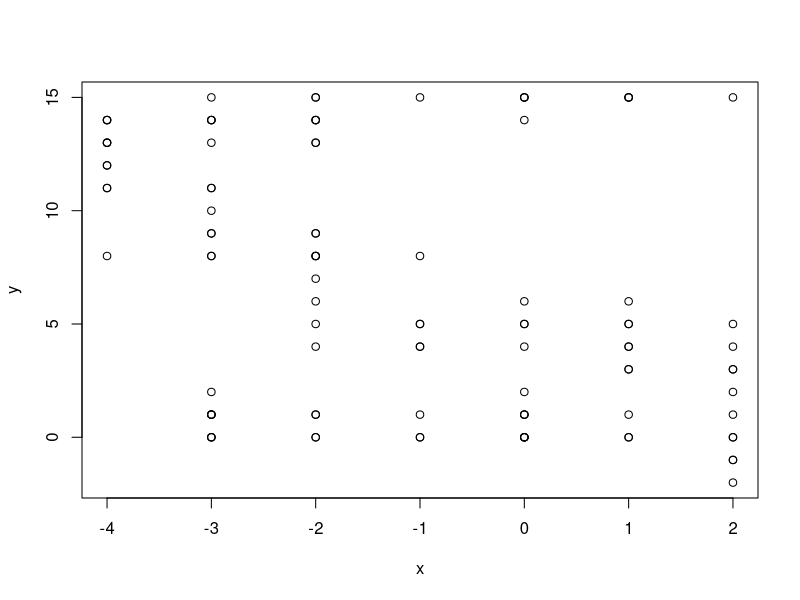

Here is the R script that generated this plot:
## ---- chunk 1
knitr::opts_chunk$set(echo = TRUE)
## ---- chunk 2
x = c(0)
y = c(0)
for (i in c(1:100)){
d = runif(1)
s = round(runif(1))
if(d <= .5 ) {
x = c(x,x[i]+(-1)^s)
y = c(y, y[i])
}
else
{
x = c(x,x[i])
y = c(y, y[i]+(-1)^s)
}

}
str(x)   #what does str(x) do when it is outside the loop?
str(y)

## ---- chunk 3
plot(x,y)
